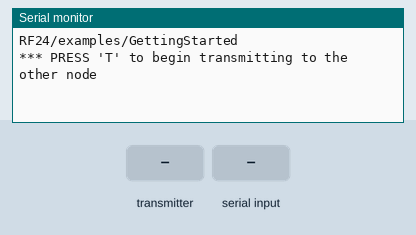
Bench run of a sketch on a simulated Arduino Nano, built with avr-gcc and run on an emulated ATmega328P. Shown: the last lines printed to the serial monitor. Inputs (shaded band) come from the test bench. No radio packets arrive unless stated.

Above: at 1.2 s.
1.3 s: the transmitter starts sending got_time = 0
At 1.37 s:
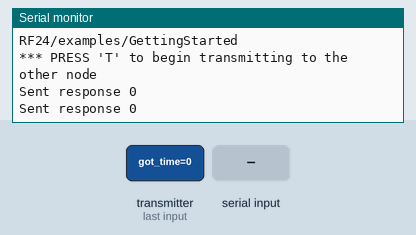
3.2 s: "T" received over Serial
At 3.8 s:
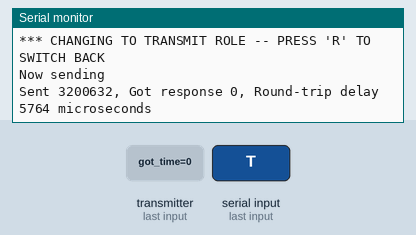
4.7 s: "R" received over Serial
At 5.33 s:
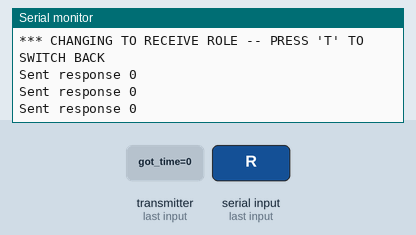

The sketch:

Test2.ino
```cpp
/*
* Getting Started example sketch for nRF24L01+ radios
* This is a very basic example of how to send data from one node to another
* but modified to include failure handling.
*
* The nrf24l01+ radios are fairly reliable devices, but on breadboards etc, with inconsistent wiring, failures may
* occur randomly after many hours to days or weeks. This sketch demonstrates how to handle the various failures and
* keep the radio operational.
*
* The three main failure modes of the radio include:
* Writing to radio: Radio unresponsive - Fixed internally by adding a timeout to the internal write functions in RF24 (failure handling)
* Reading from radio: Available returns true always - Fixed by adding a timeout to available functions by the user. This is implemented internally in  RF24Network.
* Radio configuration settings are lost - Fixed by monitoring a value that is different from the default, and re-configuring the radio if this setting reverts to the default.
*
* The printDetails output should appear as follows for radio #0:
*
* STATUS         = 0x0e RX_DR=0 TX_DS=0 MAX_RT=0 RX_P_NO=7 TX_FULL=0
* RX_ADDR_P0-1   = 0x65646f4e31 0x65646f4e32
* RX_ADDR_P2-5   = 0xc3 0xc4 0xc5 0xc6
* TX_ADDR        = 0x65646f4e31
* RX_PW_P0-6     = 0x20 0x20 0x00 0x00 0x00 0x00
* EN_AA          = 0x3f
* EN_RXADDR      = 0x02
* RF_CH          = 0x4c
* RF_SETUP       = 0x03
* CONFIG         = 0x0f
* DYNPD/FEATURE  = 0x00 0x00
* Data Rate      = 1MBPS
* Model          = nRF24L01+
* CRC Length     = 16 bits
* PA Power       = PA_LOW
*
*Users can use this sketch to troubleshoot radio module wiring etc. as it makes the radios hot-swapable
*
* Updated: 2019 by TMRh20
*/

#include <SPI.h>
#include "RF24.h"
#include "printf.h"

/****************** User Config ***************************/
/***      Set this radio as radio number 0 or 1         ***/
bool radioNumber = 1;

/* Hardware configuration: Set up nRF24L01 radio on SPI bus plus pins 7 & 8 */
RF24 radio(9, 10);
/**********************************************************/

byte addresses[][6] = { "1Node","2Node" };

// Used to control whether this node is sending or receiving
bool role = 0;

/**********************************************************/
//Function to configure the radio
void configureRadio() {

	radio.begin();

	// Set the PA Level low to prevent power supply related issues since this is a
   // getting_started sketch, and the likelihood of close proximity of the devices. RF24_PA_MAX is default.
	radio.setPALevel(RF24_PA_LOW);

	// Open a writing and reading pipe on each radio, with opposite addresses
	if (radioNumber) {
		radio.openWritingPipe(addresses[1]);
		radio.openReadingPipe(1, addresses[0]);
	}
	else {
		radio.openWritingPipe(addresses[0]);
		radio.openReadingPipe(1, addresses[1]);
	}

	// Start the radio listening for data
	radio.startListening();
	radio.printDetails();
}

/**********************************************************/

void setup() {
	Serial.begin(115200);
	Serial.println(F("RF24/examples/GettingStarted"));
	Serial.println(F("*** PRESS 'T' to begin transmitting to the other node"));

	printf_begin();

	configureRadio();
}

uint32_t configTimer = millis();

void loop() {

	if (radio.failureDetected) {
		radio.failureDetected = false;
		delay(250);
		Serial.println("Radio failure detected, restarting radio");
		configureRadio();
	}
	//Every 5 seconds, verify the configuration of the radio. This can be done using any
	//setting that is different from the radio defaults.
	if (millis() - configTimer > 5000) {
		configTimer = millis();
		if (radio.getDataRate() != RF24_1MBPS) {
			radio.failureDetected = true;
			Serial.print("Radio configuration error detected");
		}
	}

	/****************** Ping Out Role ***************************/
	if (role == 1) {

		radio.stopListening();                                    // First, stop listening so we can talk.


		Serial.println(F("Now sending"));

		unsigned long start_time = micros();                             // Take the time, and send it.  This will block until complete
		if (!radio.write(&start_time, sizeof(unsigned long))) {
			Serial.println(F("failed"));
		}

		radio.startListening();                                    // Now, continue listening

		unsigned long started_waiting_at = micros();               // Set up a timeout period, get the current microseconds
		boolean timeout = false;                                   // Set up a variable to indicate if a response was received or not

		while (!radio.available()) {                             // While nothing is received
			if (micros() - started_waiting_at > 200000) {            // If waited longer than 200ms, indicate timeout and exit while loop
				timeout = true;
				break;
			}
		}

		if (timeout) {                                             // Describe the results
			Serial.println(F("Failed, response timed out."));
		}
		else {
			unsigned long got_time;                                 // Grab the response, compare, and send to debugging spew

			//Failure Handling:
			uint32_t failTimer = millis();
			while (radio.available()) {                               //If available always returns true, there is a problem
				if (millis() - failTimer > 250) {
					radio.failureDetected = true;
					Serial.println("Radio available failure detected");
					break;
				}
				radio.read(&got_time, sizeof(unsigned long));
			}
			unsigned long end_time = micros();

			// Spew it
			Serial.print(F("Sent "));
			Serial.print(start_time);
			Serial.print(F(", Got response "));
			Serial.print(got_time);
			Serial.print(F(", Round-trip delay "));
			Serial.print(end_time - start_time);
			Serial.println(F(" microseconds"));
		}

		// Try again 1s later
		delay(1000);
	}


	/****************** Pong Back Role ***************************/

	if (role == 0)
	{
		unsigned long got_time;

		if (radio.available()) {

			uint32_t failTimer = millis();                                                         // Variable for the received timestamp
			while (radio.available()) {                                 // While there is data ready
				if (millis() - failTimer > 500) {
					Serial.println("Radio available failure detected");
					radio.failureDetected = true;
					break;
				}
				radio.read(&got_time, sizeof(unsigned long));             // Get the payload
			}

			radio.stopListening();                                        // First, stop listening so we can talk
			radio.write(&got_time, sizeof(unsigned long));              // Send the final one back.
			radio.startListening();                                       // Now, resume listening so we catch the next packets.
			Serial.print(F("Sent response "));
			Serial.println(got_time);
		}
	}


	/****************** Change Roles via Serial Commands ***************************/

	if (Serial.available())
	{
		char c = toupper(Serial.read());
		if (c == 'T' && role == 0) {
			Serial.println(F("*** CHANGING TO TRANSMIT ROLE -- PRESS 'R' TO SWITCH BACK"));
			role = 1;                  // Become the primary transmitter (ping out)

		}
		else
			if (c == 'R' && role == 1) {
				Serial.println(F("*** CHANGING TO RECEIVE ROLE -- PRESS 'T' TO SWITCH BACK"));
				role = 0;                // Become the primary receiver (pong back)
				radio.startListening();

			}
	}


} // Loop
```

Measured:
- after the input at 1.3 s, the serial monitor: prints a new line at once (image 1)
- after the input at 3.2 s, the serial monitor: prints a new line at once (image 2)
- after the input at 4.7 s, the serial monitor: prints a new line after 0.51 s (image 3)
